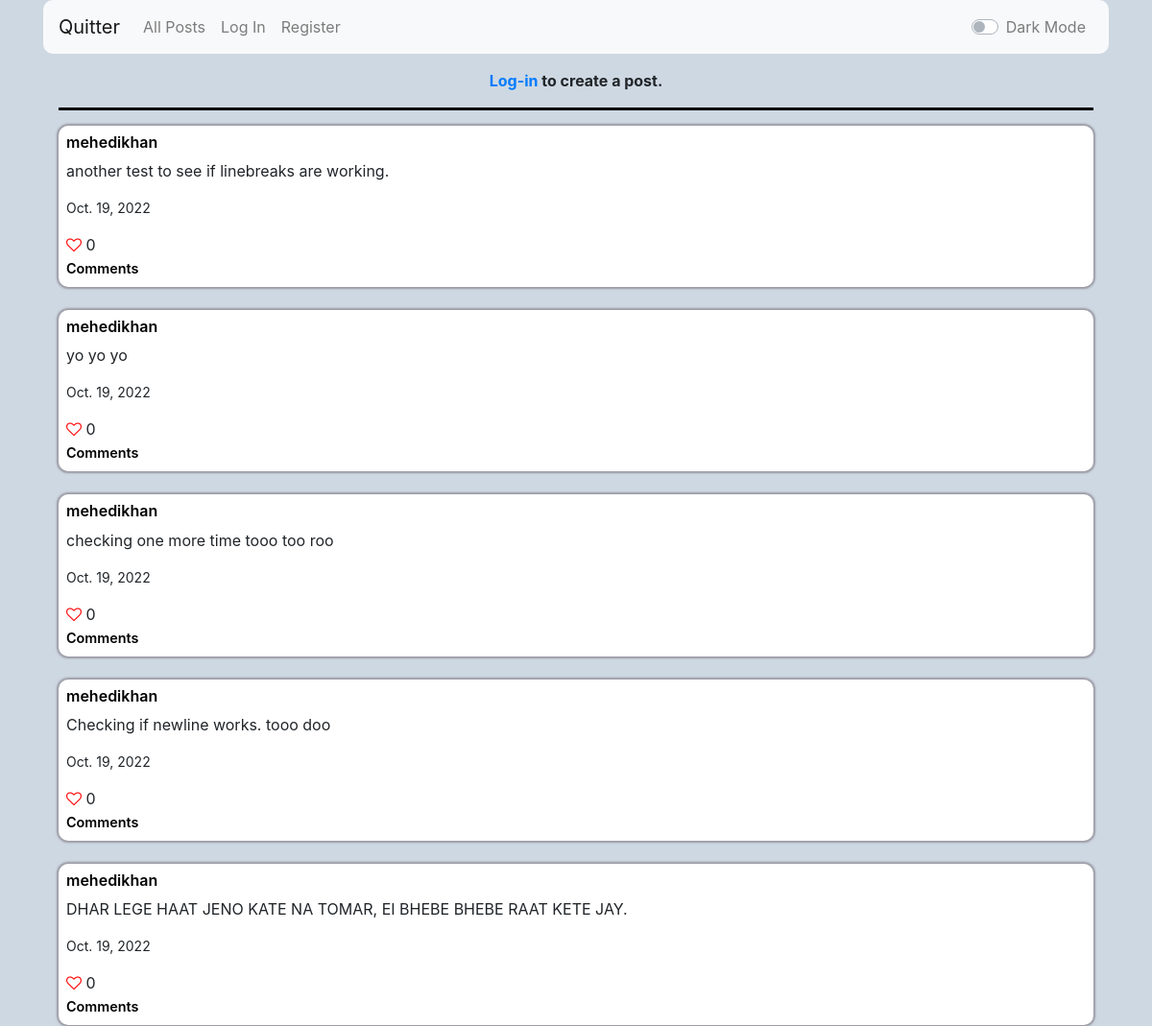
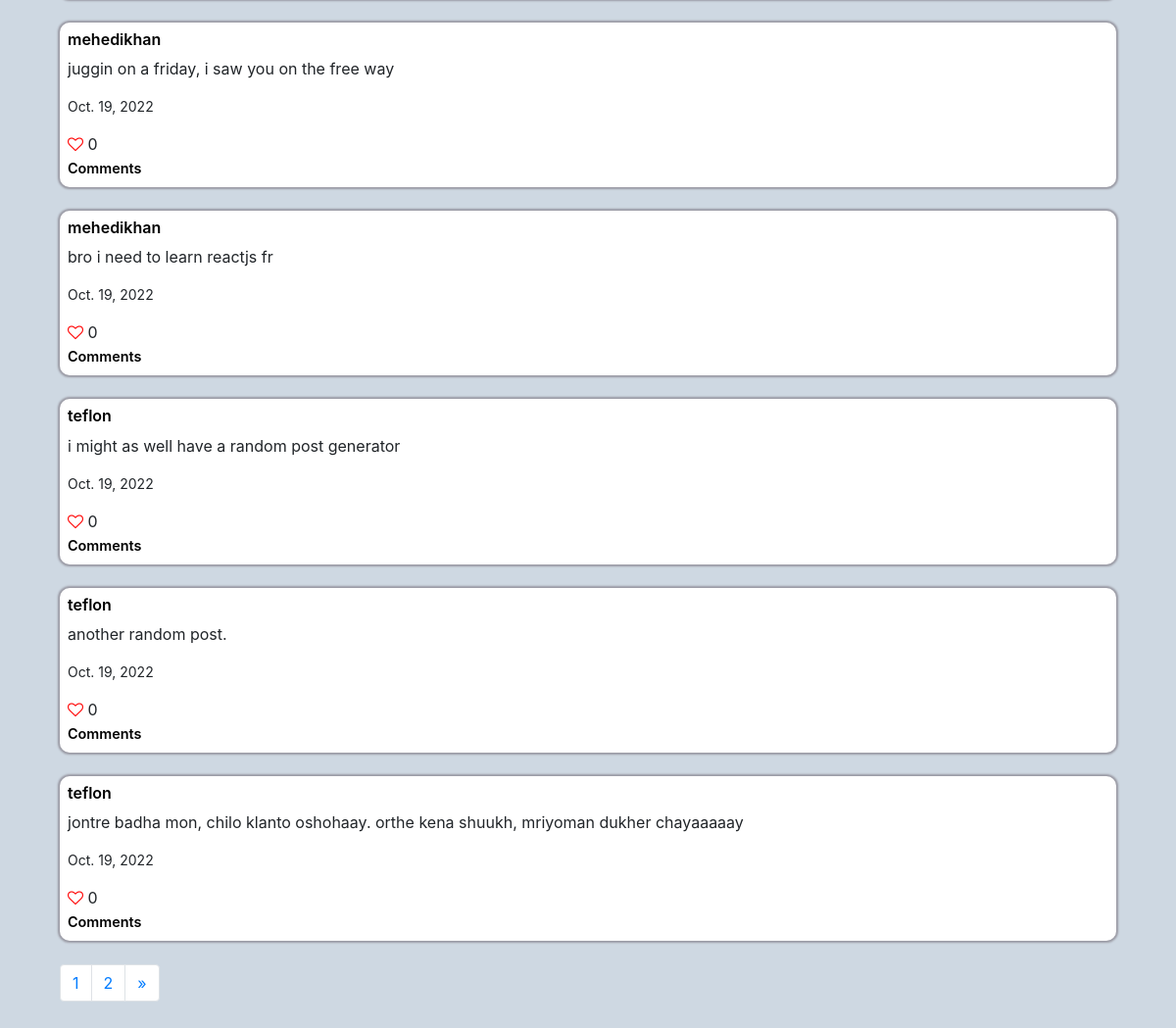
The app's page /, older data (2 pictures, top to bottom).
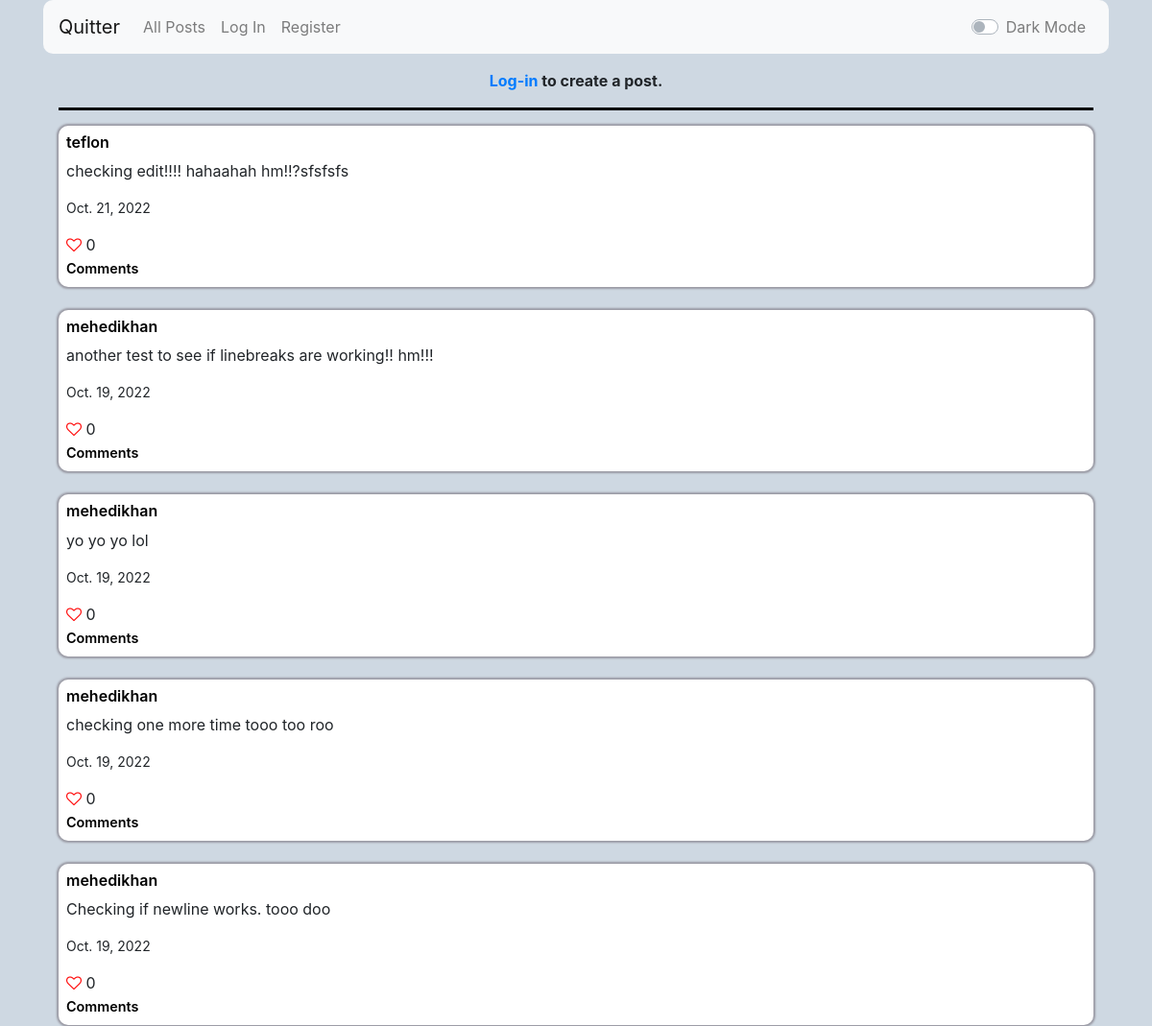
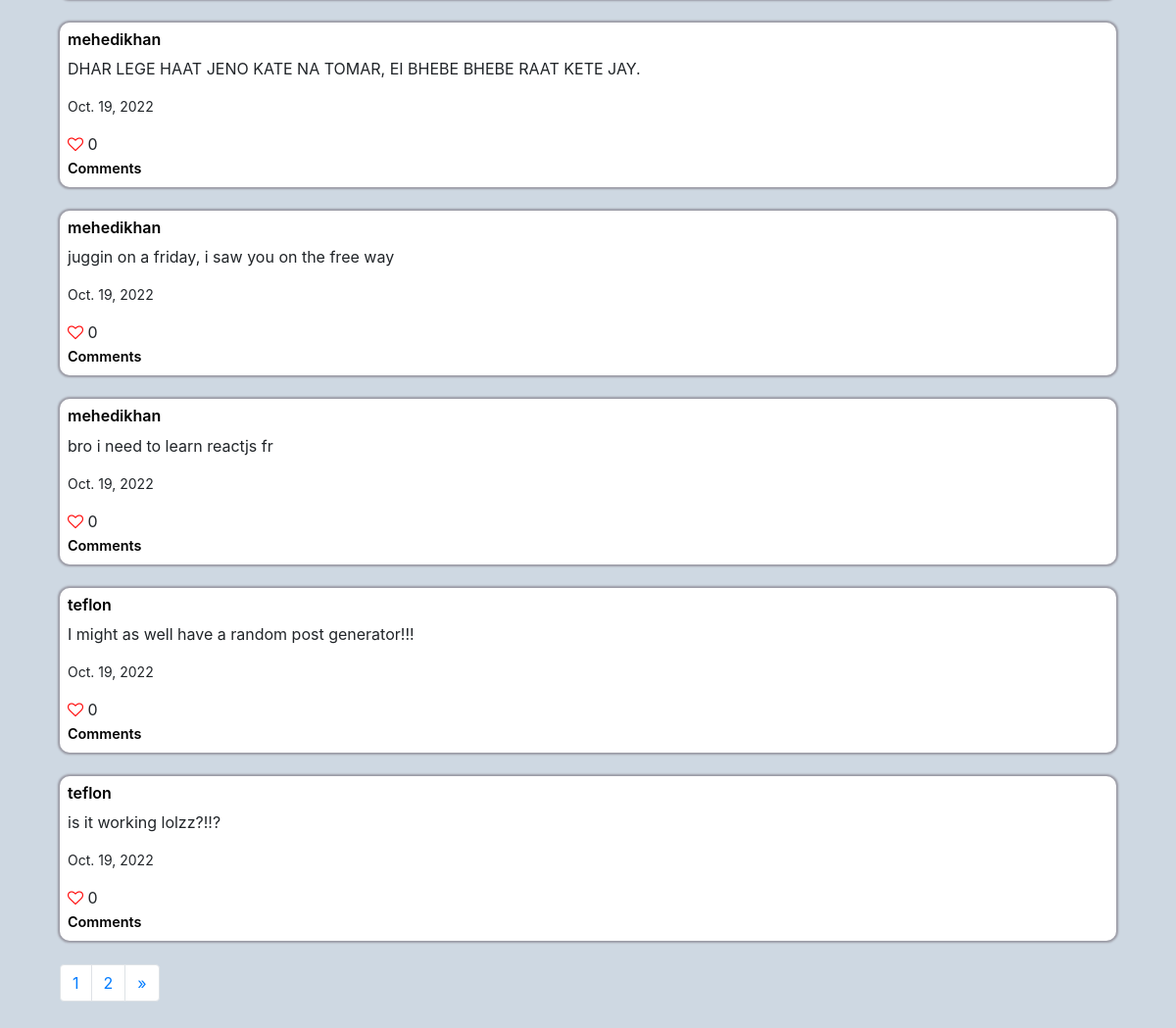
The same page, newer data (2 pictures, top to bottom).
### network/models.py (models this page shows)
class Post(models.Model):
    post = models.TextField()
    creator = models.CharField(max_length=64, blank=False)
    created = models.DateField(auto_now_add=False, auto_now=False, default=timezone.now)
    likes_count = models.PositiveIntegerField(default=0)
    likes = models.ManyToManyField(User, blank=True, related_name="likes")

### network/views.py (the view)
# urls.py: path("", views.index, name="index"),
def index(request):
    if request.user.is_authenticated:
        current_user = request.user.username
    try:
        user = User.objects.filter(username=current_user).values().get()
        id = user["id"]
        posts_lbtcu = Post.objects.filter(likes=id).values() # lbtcu = liked by the current user.
        posts_lbtcu_id = []
        for post in posts_lbtcu:
            posts_lbtcu_id.append(post["id"])
    except UnboundLocalError:
        posts_lbtcu_id = None
    posts = Post.objects.all().order_by('-id')
    paginator = Paginator(posts, 10)
    page_number = request.GET.get('page')
    page_obj = paginator.get_page(page_number)
    return render(request, "network/index.html", {
        "posts" : posts,
        "posts_lbtcu_id" : posts_lbtcu_id,
        "page_obj" : page_obj
    })

### network/templates/network/index.html (shortened to what this page needs)
{% extends "network/layout.html" %}
{% block body %}
    {% if user.is_authenticated %}
        <form action="{% url 'create_post' %}" method="POST">
            {% csrf_token %}
            <strong class="center"><p>Create a post, {{ user.username }}!</p></strong>
            <textarea id="textarea_id" class="textarea_light" name="post" required></textarea>
            <br>
            <input class="btn btn-primary" style="width: 100%;" type="submit" value="Post">
            <hr class="hr_light" id="hr">
        </form>
    {% else %}
        <strong class="center"><p><a class="center" href="{% url 'login' %}">Log-in</a> to create a post.</p></strong>
        <hr class="hr_light" id="hr">
    {% endif %}
    {% for post in page_obj %}
    <div class="eachpost" id="post_box">
        <h6><a class="link_light link_class" href="{% url 'profile' post.creator %}">{{ post.creator }}</a></h6>
        <p id="{{post.id}}">{{ post.post }}</p>
        <p style="font-size: 14px">{{ post.created }}</p>
        {% if user.is_authenticated %}
            {% if post.id in posts_lbtcu_id %}
            <form action="{% url 'decrease_likes' post.id %}">
                <button id="like" style="font-size: 16px; padding: 0; border: none; background: none" ><i class="fa fa-heart" style="font-size:16px; color:rgb(255, 9, 9)"></i></button>
                {{ post.likes_count }}
            </form>
            {% else %}
            <form action="{% url 'increase_likes' post.id %}">
                <button id="like" style="font-size: 16px; padding: 0; border: none; background: none" ><i class="fa fa-heart-o" style="font-size:16px; color:rgb(255, 9, 9)"></i></button>
                {{ post.likes_count }}
            </form>
            {% endif %}
        {% else %}
            <i class="fa fa-heart-o" style="font-size:16px; color:rgb(255, 9, 9)"></i> {{ post.likes_count }}
            <br>
        {% endif %}
        <a class="link_light small_link link_class" href="{% url 'comments' post.id %}">Comments</a>
        <br>
    </div>
    <br>
    {% endfor %}
    <nav aria-label="Page navigation example">
        <ul class="pagination">
            <li class="page-item"><a class="page-link" href="?page={{page_obj.number}}">{{ page_obj.number }}</a></li>
            {% if page_obj.has_next %}
            <li class="page-item"><a class="page-link" href="?page={{page_obj.next_page_number}}">{{ page_obj.next_page_number }}</a></li>
            {% endif %}
            {% if page_obj.has_next%}
                <li class="page-item">
                    <a class="page-link" href="?page={{ page_obj.next_page_number }}" aria-label="Next">
                        <span aria-hidden="true">&raquo;</span>
                    </a>
                </li>
            {% endif %}
        </ul>
      </nav>
{% endblock %}

Row changes from the older to the newer data that the page shows:
no longer on this page (row unchanged): Post: creator "teflon", post "jontre badha mon, chilo klanto oshohaay. orthe kena shuukh, mriyoman dukher chayaaaaay", created "Oct. 19, 2022", likes_count "0"
added Post: creator "teflon", post "checking edit!!!! hahaahah hm!!?sfsfsfs", created "Oct. 21, 2022", likes_count "0"
changed Post: post "another test to see if linebreaks are working." → "another test to see if linebreaks are working!! hm!!!"
changed Post: post "yo yo yo" → "yo yo yo lol"
changed Post: post "i might as well have a random post generator" → "I might as well have a random post generator!!!"
changed Post: post "another random post." → "is it working lolzz?!!?"
